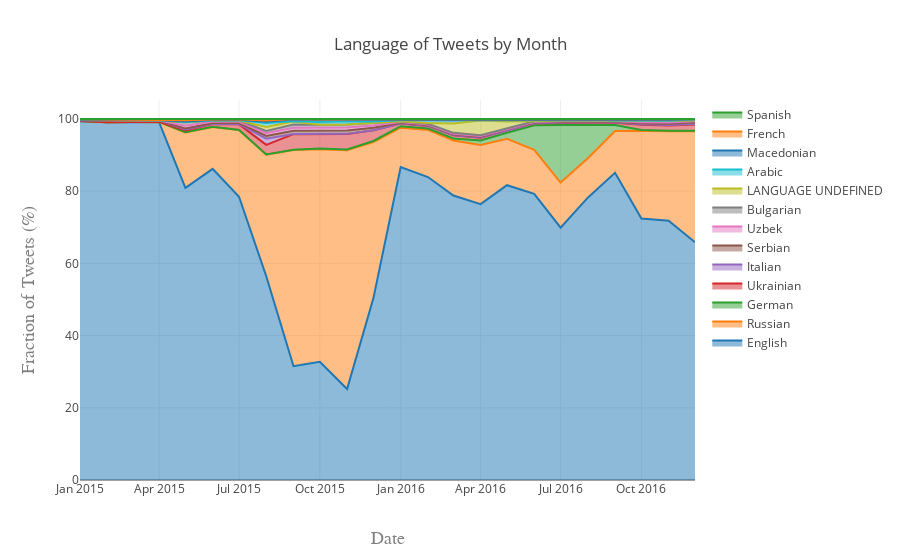

This figure's notebook cell:
### Code cell
######################################################################################################################
#TO VISUALIZE THE PLOT FROM THE CLOUD RUN THIS CELL #######################################
###############################################################################################################################

fig = py.get_figure('https://plot.ly/~Flavioh/60', raw=True)
iplot(fig)

### Figure 1 — Plotly figure (JSON) as saved in the notebook; plotly's stock layout.template omitted (floating-point values rounded to 4 significant figures)
{"data": [{"groupnorm": "percent", "mode": "lines", "name": "English", "stackgroup": "one", "type": "scatter", "uid": "ada10135-6b26-4c99-89db-69e6e31e8c8b", "x": ["2015-01", "2015-02", "2015-03", "2015-04", "2015-05", "2015-06", "2015-07", "2015-08", "2015-09", "2015-10", "2015-11", "2015-12", "2016-01", "2016-02", "2016-03", "2016-04", "2016-05", "2016-06", "2016-07", "2016-08", "2016-09", "2016-10", "2016-11", "2016-12"], "xsrc": "Flavioh:61:62baa8", "y": [15525, 13595, 17897, 13160, 21885, 60171, 113694, 64591, 21282, 27119, 33312, 58859, 57150, 71819, 62355, 50011, 63310, 62180, 45259, 63199, 90575, 109620, 88106, 2204], "ysrc": "Flavioh:61:fcb08b"}, {"groupnorm": "percent", "mode": "lines", "name": "Russian", "stackgroup": "one", "type": "scatter", "uid": "c4f462d4-8528-46ab-a1de-117a67726e06", "x": ["2015-01", "2015-02", "2015-03", "2015-04", "2015-05", "2015-06", "2015-07", "2015-08", "2015-09", "2015-10", "2015-11", "2015-12", "2016-01", "2016-02", "2016-03", "2016-04", "2016-05", "2016-06", "2016-07", "2016-08", "2016-09", "2016-10", "2016-11", "2016-12"], "xsrc": "Flavioh:61:62baa8", "y": [10, 0, 7, 3, 4165, 8096, 26819, 38533, 40449, 48714, 87374, 50508, 7197, 11179, 12049, 10704, 9975, 9556, 8093, 8829, 12343, 36784, 30383, 1028], "ysrc": "Flavioh:61:6633ca"}, {"groupnorm": "percent", "mode": "lines", "name": "German", "stackgroup": "one", "type": "scatter", "uid": "0b13696a-e193-4dd8-b7e9-f07b58a51d52", "x": ["2015-01", "2015-02", "2015-03", "2015-04", "2015-05", "2015-06", "2015-07", "2015-08", "2015-09", "2015-10", "2015-11", "2015-12", "2016-01", "2016-02", "2016-03", "2016-04", "2016-05", "2016-06", "2016-07", "2016-08", "2016-09", "2016-10", "2016-11", "2016-12"], "xsrc": "Flavioh:61:62baa8", "y": [3, 1, 4, 8, 9, 35, 9, 71, 9, 156, 262, 343, 264, 316, 434, 813, 1287, 5320, 10319, 7452, 1755, 360, 175, 5], "ysrc": "Flavioh:61:354a4f"}, {"groupnorm": "percent", "mode": "lines", "name": "Ukrainian", "stackgroup": "one", "type": "scatter", "uid": "e3feacfa-0414-4353-b01f-2be4ee057eb6", "x": ["2015-02", "2015-03", "2015-04", "2015-05", "2015-06", "2015-07", "2015-08", "2015-09", "2015-10", "2015-11", "2015-12", "2016-01", "2016-02", "2016-03", "2016-04", "2016-05", "2016-06", "2016-07", "2016-08", "2016-09", "2016-10", "2016-11", "2016-12"], "xsrc": "Flavioh:61:50ec1d", "y": [1, 0, 0, 141, 526, 2266, 3056, 2929, 3287, 5696, 3422, 471, 621, 709, 526, 552, 431, 405, 490, 643, 2183, 1804, 59], "ysrc": "Flavioh:61:95b2b8"}, {"groupnorm": "percent", "mode": "lines", "name": "Italian", "stackgroup": "one", "type": "scatter", "uid": "0f090ae7-ccf7-459a-8e97-45dacfa3ffc5", "x": ["2015-01", "2015-02", "2015-03", "2015-04", "2015-05", "2015-06", "2015-07", "2015-08", "2015-09", "2015-10", "2015-11", "2015-12", "2016-01", "2016-02", "2016-03", "2016-04", "2016-05", "2016-06", "2016-07", "2016-08", "2016-09", "2016-10", "2016-11", "2016-12"], "xsrc": "Flavioh:61:62baa8", "y": [21, 43, 60, 46, 66, 83, 60, 1941, 19, 28, 34, 30, 34, 32, 25, 29, 25, 40, 24, 132, 112, 175, 141, 4], "ysrc": "Flavioh:61:9573ee"}, {"groupnorm": "percent", "mode": "lines", "name": "Serbian", "stackgroup": "one", "type": "scatter", "uid": "b335724f-e96a-42ee-b472-f3ce0912198c", "x": ["2015-05", "2015-06", "2015-07", "2015-08", "2015-09", "2015-10", "2015-11", "2015-12", "2016-01", "2016-02", "2016-03", "2016-04", "2016-05", "2016-06", "2016-07", "2016-08", "2016-09", "2016-10", "2016-11", "2016-12"], "xsrc": "Flavioh:61:894b46", "y": [66, 108, 453, 859, 610, 730, 1270, 797, 105, 166, 155, 117, 152, 139, 123, 110, 141, 393, 454, 16], "ysrc": "Flavioh:61:1cb9cb"}, {"groupnorm": "percent", "mode": "lines", "name": "Uzbek", "stackgroup": "one", "type": "scatter", "uid": "89fc13d8-0b23-4d2d-89f0-a464a629e368", "x": ["2015-01", "2015-02", "2015-03", "2015-04", "2015-05", "2015-06", "2015-07", "2015-08", "2015-09", "2015-10", "2015-11", "2015-12", "2016-01", "2016-02", "2016-03", "2016-04", "2016-05", "2016-06", "2016-07", "2016-08", "2016-09", "2016-10", "2016-11", "2016-12"], "xsrc": "Flavioh:61:62baa8", "y": [19, 32, 20, 6, 213, 256, 499, 896, 565, 725, 1062, 743, 152, 154, 181, 151, 105, 137, 129, 146, 190, 424, 440, 8], "ysrc": "Flavioh:61:17ea7f"}, {"groupnorm": "percent", "mode": "lines", "name": "Bulgarian", "stackgroup": "one", "type": "scatter", "uid": "cbaa9284-519d-4135-9225-eb98c6c0c597", "x": ["2015-03", "2015-04", "2015-05", "2015-06", "2015-07", "2015-08", "2015-09", "2015-10", "2015-11", "2015-12", "2016-01", "2016-02", "2016-03", "2016-04", "2016-05", "2016-06", "2016-07", "2016-08", "2016-09", "2016-10", "2016-11", "2016-12"], "xsrc": "Flavioh:61:754b3d", "y": [6, 0, 266, 248, 524, 700, 628, 679, 1110, 763, 148, 149, 181, 120, 145, 156, 131, 108, 142, 583, 472, 7], "ysrc": "Flavioh:61:6bd66c"}, {"groupnorm": "percent", "mode": "lines", "name": "LANGUAGE UNDEFINED", "stackgroup": "one", "type": "scatter", "uid": "7e8a9c6c-be6b-42d9-9d2f-b0b2602c3df1", "x": ["2015-01", "2015-02", "2015-03", "2015-04", "2015-05", "2015-06", "2015-07", "2015-08", "2015-09", "2015-10", "2015-11", "2015-12", "2016-01", "2016-02", "2016-03", "2016-04", "2016-05", "2016-06", "2016-07", "2016-08", "2016-09", "2016-10"], "xsrc": "Flavioh:61:f6a72d", "y": [2, 0, 0, 0, 0, 1, 5, 1304, 562, 36, 1, 2, 1, 178, 2024, 2671, 1462, 0, 8, 1, 17, 2], "ysrc": "Flavioh:61:3c524d"}, {"groupnorm": "percent", "mode": "lines", "name": "Arabic", "stackgroup": "one", "type": "scatter", "uid": "a8057873-e4bd-4a35-84a5-659f656c9c24", "x": ["2015-01", "2015-02", "2015-03", "2015-04", "2015-05", "2015-06", "2015-07", "2015-08", "2015-09", "2015-10", "2015-11", "2015-12", "2016-01", "2016-02", "2016-03", "2016-04", "2016-05", "2016-06", "2016-07", "2016-08", "2016-09", "2016-10", "2016-11", "2016-12"], "xsrc": "Flavioh:61:62baa8", "y": [15, 13, 21, 11, 19, 16, 57, 1245, 21, 639, 1164, 568, 173, 700, 643, 128, 319, 206, 93, 137, 83, 127, 123, 7], "ysrc": "Flavioh:61:25cda0"}, {"groupnorm": "percent", "mode": "lines", "name": "Macedonian", "stackgroup": "one", "type": "scatter", "uid": "861cd33d-177a-48c5-a20a-1d4c4d61bfcd", "x": ["2015-04", "2015-05", "2015-06", "2015-07", "2015-08", "2015-09", "2015-10", "2015-11", "2015-12", "2016-01", "2016-02", "2016-03", "2016-04", "2016-05", "2016-06", "2016-07", "2016-08", "2016-09", "2016-10", "2016-11", "2016-12"], "xsrc": "Flavioh:61:eec85b", "y": [1, 36, 56, 221, 372, 329, 445, 653, 547, 40, 124, 74, 46, 54, 54, 47, 56, 74, 275, 275, 6], "ysrc": "Flavioh:61:6527ab"}, {"groupnorm": "percent", "mode": "lines", "name": "French", "stackgroup": "one", "type": "scatter", "uid": "6eb3c689-a130-4b12-81f0-a9afec697ca5", "x": ["2015-01", "2015-02", "2015-03", "2015-04", "2015-05", "2015-06", "2015-07", "2015-08", "2015-09", "2015-10", "2015-11", "2015-12", "2016-01", "2016-02", "2016-03", "2016-04", "2016-05", "2016-06", "2016-07", "2016-08", "2016-09", "2016-10", "2016-11"], "xsrc": "Flavioh:61:26f45c", "y": [16, 10, 13, 15, 94, 94, 239, 419, 97, 110, 163, 173, 154, 114, 228, 73, 64, 159, 74, 87, 235, 229, 151], "ysrc": "Flavioh:61:d0a23d"}, {"groupnorm": "percent", "mode": "lines", "name": "Spanish", "stackgroup": "one", "type": "scatter", "uid": "5985e677-a1d6-4d2b-b78d-ddd71d9e1492", "x": ["2015-01", "2015-02", "2015-03", "2015-04", "2015-05", "2015-06", "2015-07", "2015-08", "2015-09", "2015-10", "2015-11", "2015-12", "2016-01", "2016-02", "2016-03", "2016-04", "2016-05", "2016-06", "2016-07", "2016-08", "2016-09", "2016-10", "2016-11", "2016-12"], "xsrc": "Flavioh:61:62baa8", "y": [13, 24, 31, 28, 90, 120, 83, 458, 9, 109, 21, 60, 37, 24, 61, 44, 81, 59, 52, 61, 130, 175, 163, 2], "ysrc": "Flavioh:61:b746dd"}], "layout": {"title": "Language of Tweets by Month", "xaxis": {"title": "Date", "titlefont": {"color": "#7f7f7f", "family": "Courier New, monospace", "size": 18}}, "yaxis": {"title": "Fraction of Tweets (%)", "titlefont": {"color": "#7f7f7f", "family": "Courier New, monospace", "size": 18}}}}
